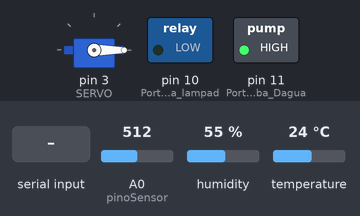
The sketch below on a simulated Arduino Leonardo, built with avr-gcc and run on an emulated ATmega32U4. Shown: servo, switched loads named in the sketch (green lamp = pin HIGH). The test bench sets the inputs (shaded band); at power-on: temperature 24 °C, A0 (pinoSensor) = 512, humidity 55 %. What the sketch prints to the serial monitor is not drawn.

Above: at 1.2 s.
1.3 s: temperature set to 22 °C
At 3.1 s:
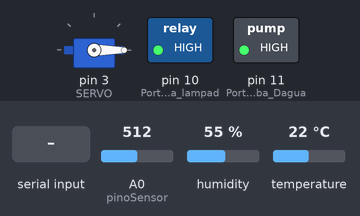
4.2 s: A0 (pinoSensor) set to 720
6.3 s: A0 (pinoSensor) set to 743
At 7.3 s:
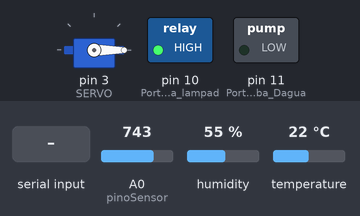
8.2 s: temperature set to 33 °C
At 10.5 s:
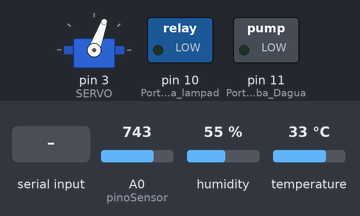
11.5 s: "F\n" received over Serial
At 12.9 s:
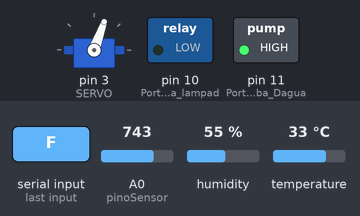
Timing chart, 0 to 14.1 s (numbered marks = the images above; inputs shaded):
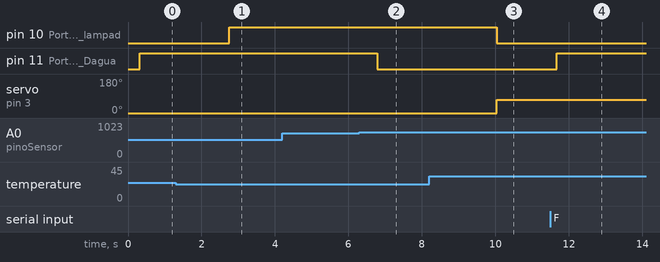

Measured:
- the behaviour switches between 24 and 23 °C on temperature (found by bisection; images 0 and 1)
- the behaviour switches between 726 and 727 on A0 (pinoSensor) (found by bisection; images 1 and 2)
- after the input at 1.3 s, pin 10 (Porta_10_-_Rele_da_lampad): LOW → HIGH after 1.5 s
- after the input at 4.2 s, every drawn part: stays the same
- after the input at 6.3 s, pin 11 (Porta_11_-_Bomba_Dagua): HIGH → LOW after 0.48 s
- after the input at 8.2 s, pin 10 (Porta_10_-_Rele_da_lampad): HIGH → LOW after 1.8 s; servo on pin 3 (SERVO): 0° → 70° after 1.8 s
- after the input at 11.5 s, pin 11 (Porta_11_-_Bomba_Dagua): LOW → HIGH after 0.17 s

The sketch:

Estufa_Funcao.ino
```cpp
/***********************************************************************
* FILENAME : Estufa_Funcao.ino DESIGN REF: FMCM00
*
* DESCRIPTION :
* Hardware functions integrated with bluetooth to make a smart GreenHouse.
*
* AUTHORS : Augusto Freitas Franco Gomes
*           Gabriel da Silva Gonçalves
*           Leonardo Piuzana Pizano
*           Lucas Pimenta Brito Alves
*           Maurílio Rittershaussen Novaes
*
* START DATE : 20 May 22
*
* CHANGES :
*
* REF NO VERSION DATE WHO DETAIL
* 27Jun22 JR Procedures works correctly
*
***********************************************************************/


#include <SoftwareSerial.h> // Comandos Seriais Bluetooth
#include <DHT.h> //Carrega a biblioteca DHT - Sensor
#include <Servo.h>


#define DHTPIN A5 //Define a ligação ao pino de dados do sensor DHT11
#define DHTTYPE DHT11 //Define o tipo de sensor DHT utilizado
DHT dht(DHTPIN, DHTTYPE);

#define SERVO 3  // Porta Digital 3 - Servo Motor
Servo s; // Variável Servo
int pos; // Posição Servo

//Sensor de Umidade deo solo
const int pinoSensor = A0; //Sensor de umidade do solo
int valorSolo; //Variável que armazena a leitura do valor do solo
int analogSoloSeco = 1000; //Valor medido com o solo seco - NECESSITA TESTE
int analogSoloMolhado = 300; //Valor medido com o solo úmido -NESSECITA TESTE
int percSoloSeco = 0; //Menor percentual do solo seco (0%)
int percSoloMolhado = 100; //Maior percentual do solo seco (100%)

//Variáveis que armazenam os valores enviados pelo Bluetooth
int dadoBluetooth = 0;
int luzBluetooth = 3;
int aguaBluetooth = 5;
int portaBluetooth = 7;
int valorRecebido=0;
int tpLuz=0;
int intLuz=0;
int tpAgua=0;
int intAgua=0;
int tpPorta=0;
int intPorta=0;

void setup() {

  Serial.begin(9600);

  //Servo
  s.attach(SERVO);
  Serial.println("Você já pode se conectar à estufa!");


  dht.begin();// Começa o sensor DHT

  pinMode(10, OUTPUT); // Porta 10 - Rele da lampada
  pinMode(11, OUTPUT); // Porta 11 - Bomba Dagua

  s.write(0); // Inicia motor posição zero
}

//Função Para Timer da Luz
void LigaTimerLuz(int dadoBluetooth,int tpLuz, int intLuz){
  intLuz= intLuz*600000;//Tempo em minuto
  tpLuz= tpLuz*600000;//Tempo em minuto

  while(dadoBluetooth!=0 || tpLuz != 0 || intLuz != 0){
    digitalWrite(10, LOW);
    delay(intLuz);
    digitalWrite(10, HIGH);
    delay(tpLuz);
  }
}

//Função Para Timer da Agua
void LigaTimerAgua(int dadoBluetooth,int tpAgua, int intAgua){
  intAgua= intAgua*600000;//Tempo em minuto
  tpLuz= tpAgua*600000;//Tempo em minuto

  while(dadoBluetooth!=0 || tpAgua != 0 || intAgua != 0){
    digitalWrite(11, LOW);
    delay(intAgua);
    digitalWrite(11, HIGH);
    delay(tpAgua);
  }
}

//Função Para Timer da Porta
void LigaTimerPorta(int dadoBluetooth,int tpPorta, int intPorta){
  intPorta= intPorta*60000;//Tempo em minuto
  tpPorta= tpPorta*60000;//Tempo em minuto

  while(dadoBluetooth!=0 || tpPorta != 0 || intPorta != 0){
    s.write(0);
    delay(intPorta);
    s.write(70);
    delay(tpPorta);
  }
}


void loop() {

  //Variaveis do sensor DHT11
  float h = dht.readHumidity(); //Le o valor da umidade
  float t = dht.readTemperature(); //Le o valor da temperatura


  //Variaveis do Sensor LM393 - Solo
  valorSolo = constrain(analogRead(pinoSensor),analogSoloMolhado,analogSoloSeco); //Mantém -valorSolo- dentro do intervalo (ENTRE analogSoloMolhado E analogSoloSeco)
  valorSolo = map(valorSolo,analogSoloMolhado,analogSoloSeco,percSoloMolhado,percSoloSeco); //Executa a função "map" de acordo com os parâmetros passados

  if (isnan(t) || isnan(h)){
    Serial.println("Failed to read from DHT");
  }
  else{
    Serial.print("TEMP|");
    Serial.println(t);//imprime temperatura do ar
    Serial.print("|");
    delay(300);
    Serial.print("UMD|");
    Serial.println(valorSolo);//imprime umidade do solo
    Serial.print("|");
  }

  //Pareamento e armazenamento de informação Bluetooth
  if(Serial.read()>-1){
    valorRecebido=Serial.read();
    Serial.print("SERIAL READ");
    Serial.println(valorRecebido);
  }
  //Read Função Automática ou Manual
  if(valorRecebido ==0){
    dadoBluetooth = 0;
  }
  if(valorRecebido == 1){
    dadoBluetooth = 1;
  }
  //Read Luz Ligada ou Desligada
  if(valorRecebido == 2){
    luzBluetooth = 2;
  }
  if(valorRecebido == 3){
    luzBluetooth = 3;
  }
  //Read Agua Ligada ou Desligada
  if(valorRecebido == 4){
    aguaBluetooth = 4;
  }
  if(valorRecebido == 5){
    aguaBluetooth = 5;
  }
  //Read Servo Ligado ou Desligado
  if(valorRecebido == 6){
    portaBluetooth = 6;
  }
  if(valorRecebido == 7){
    portaBluetooth = 7;
  }

  //Read Função manual de Luz - Tempo de Funcionamento
  if(valorRecebido == 8){
     tpLuz = Serial.read();
     Serial.print("TP READ");//Debug
     Serial.println(tpLuz);
  }
  //Read Função manual de Luz - Intervalo de Tempo
  if(valorRecebido == 9){
    intLuz=Serial.read();
    Serial.print("INT READ");//Debug
    Serial.println(intLuz);
  }
  //Read Função manual de Agua - Tempo de Funcionamento
  if(valorRecebido == 10){
    tpAgua=Serial.read();
  }
  //Read Função manual de Agua - Intervalo de Tempo
  if(valorRecebido == 11){
    intAgua=Serial.read();
  }
  //Read Função manual do Servo - Tempo de Funcionamento
  if(valorRecebido == 12){
    tpPorta=Serial.read();
  }
  //Read Função manual do Servo - Intervalo de Tempo
  if(valorRecebido == 13){
    intPorta=Serial.read();
  }


  //Modo Manual
  if(dadoBluetooth == 1){
    if(luzBluetooth==2){
      digitalWrite(10,HIGH);
    }
    else{
      digitalWrite(10,LOW);
    }
    if(aguaBluetooth==4){
      digitalWrite(11,LOW);
    }
    else{
      digitalWrite(11,HIGH);
    }
    if(portaBluetooth==6){
      s.write(pos=70);
    }
    else{
      if(pos==70){
        s.write(pos=0);
      }
    }
  }

  //Chama os procedimentos para ativar os timers
  LigaTimerLuz (dadoBluetooth, tpLuz, intLuz);
  LigaTimerAgua (dadoBluetooth, tpAgua, intAgua);
  LigaTimerPorta (dadoBluetooth, tpPorta, intPorta);


  if(dadoBluetooth == 0){

    if (t<24){ //Liga a Lampada para aquecimento
      digitalWrite(10, HIGH); //Liga a Lampada
    }
    else{ //Desliga a Lampada para aquecimento
      digitalWrite(10, LOW); //Desliga a Lampada
    }

    if (valorSolo>=40 && valorSolo){ //Liga a Bomba d'água
      digitalWrite(11, HIGH);
    }
    else{ //Desliga a Bomba d'agua
      digitalWrite(11, LOW);
    }

    if (t>28){ //Abre a porta atraves do Servo
      s.write(pos=70);
      delay(15);
    }
    else{ //Fecha a porta atraves do servo
      if(pos == 70){
        s.write(pos=0);
      }
    }
  }

  delay(500);
}
```
